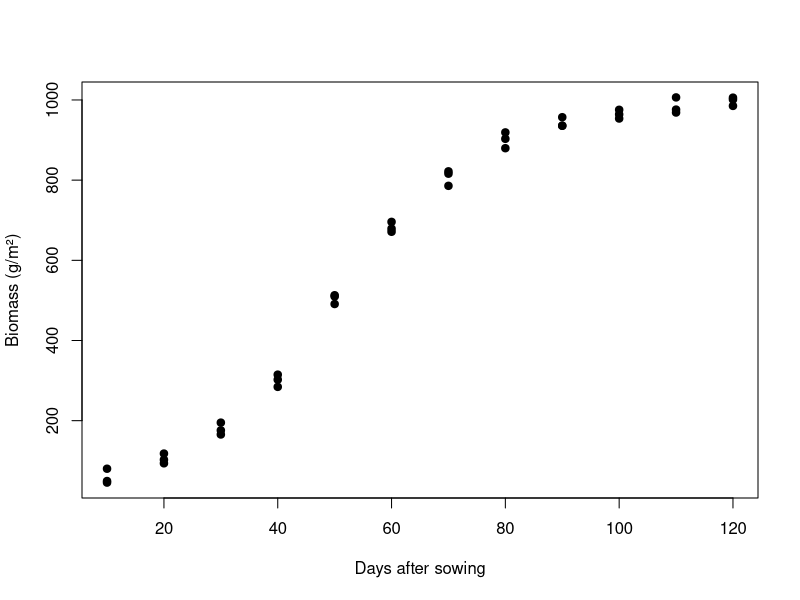
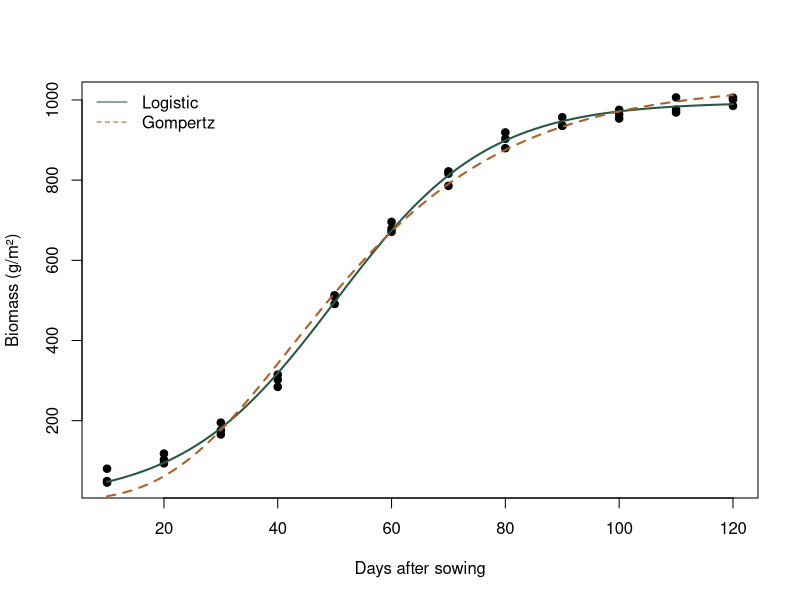
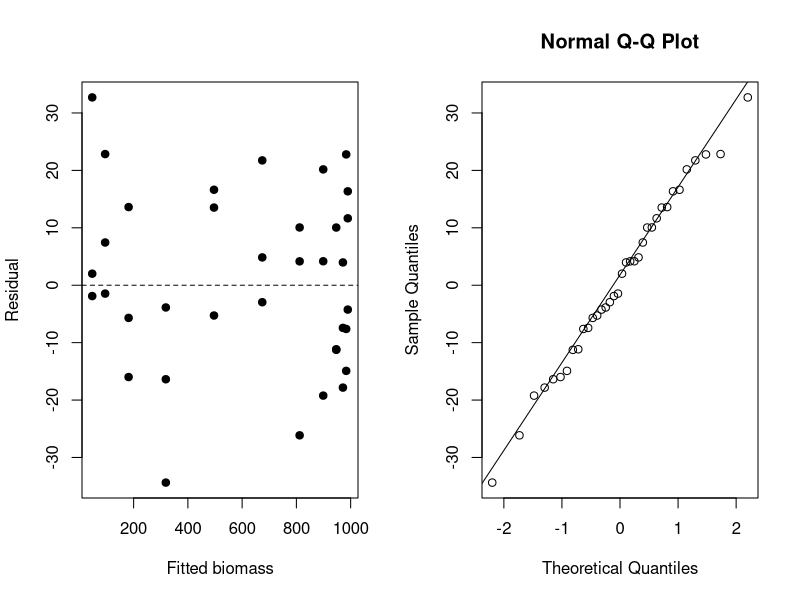
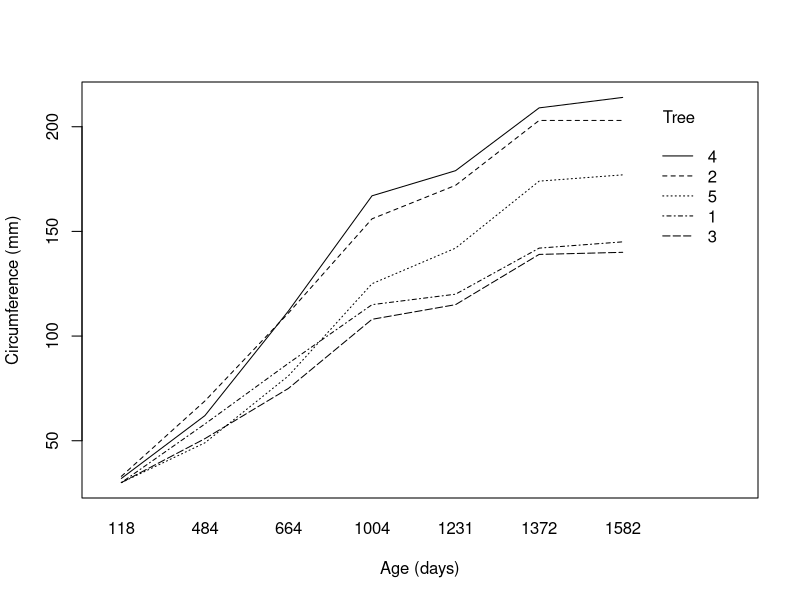

The R source for these figures, in order:
## ---- chunk 1
#| label: fig-growth-observations
#| fig-cap: "Simulated biomass measurements from independent quadrats sampled through time."
#| fig-alt: "Biomass observations rise along an S-shaped trajectory toward a plateau."
growth <- read.csv("data/growth.csv")
plot(biomass_g_m2 ~ day, growth, pch = 19,
     xlab = "Days after sowing", ylab = "Biomass (g/m²)")
## ---- chunk 2
logistic <- nls(biomass_g_m2 ~ A / (1 + exp(-k * (day - ti))),
                data = growth, start = list(A = 1000, k = .07, ti = 50),
                algorithm = "port", lower = c(A = 0, k = .0001, ti = -Inf))
gompertz <- nls(biomass_g_m2 ~ A * exp(-exp(-k * (day - ti))),
                data = growth, start = list(A = 1000, k = .06, ti = 45),
                algorithm = "port", lower = c(A = 0, k = .0001, ti = -Inf))
summary(logistic)
coef(gompertz)
AIC(logistic, gompertz)
grid <- data.frame(day = seq(min(growth$day), max(growth$day), length.out = 200))
plot(biomass_g_m2 ~ day, growth, pch = 19,
     xlab = "Days after sowing", ylab = "Biomass (g/m²)")
lines(grid$day, predict(logistic, grid), col = "#245A42", lwd = 2)
lines(grid$day, predict(gompertz, grid), col = "#B45C21", lwd = 2, lty = 2)
legend("topleft", c("Logistic", "Gompertz"),
       col = c("#245A42", "#B45C21"), lty = c(1, 2), bty = "n")
## ---- chunk 3
old <- par(mfrow = c(1, 2))
plot(fitted(logistic), residuals(logistic), pch = 19,
     xlab = "Fitted biomass", ylab = "Residual")
abline(h = 0, lty = 2)
qqnorm(residuals(logistic)); qqline(residuals(logistic))
par(old)
pars <- coef(logistic)
c(asymptote_g_m2 = pars[["A"]], inflection_day = pars[["ti"]],
  max_rate_g_m2_day = pars[["A"]] * pars[["k"]] / 4)
## ---- chunk 4
data("Orange", package = "datasets")
head(Orange)
with(Orange, interaction.plot(age, Tree, circumference,
                             xlab = "Age (days)", ylab = "Circumference (mm)"))
